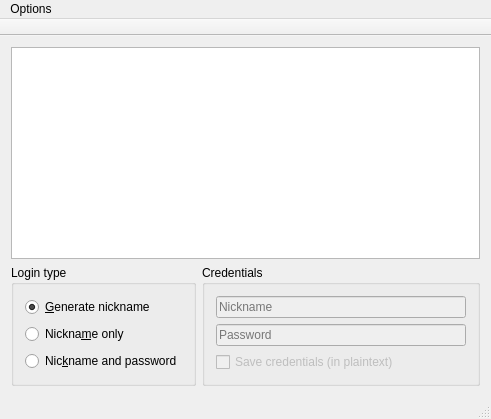
<?xml version="1.0" encoding="UTF-8"?>
<ui version="4.0">
 <class>MainWindow</class>
 <widget class="QMainWindow" name="MainWindow">
  <property name="geometry">
   <rect>
    <x>0</x>
    <y>0</y>
    <width>491</width>
    <height>419</height>
   </rect>
  </property>
  <property name="windowTitle">
   <string>Czateria</string>
  </property>
  <property name="windowIcon">
   <iconset resource="rsrc.qrc">
    <normaloff>:/icons/czateria.png</normaloff>:/icons/czateria.png</iconset>
  </property>
  <widget class="QWidget" name="centralWidget">
   <layout class="QGridLayout" name="gridLayout">
    <item row="1" column="0">
     <widget class="QGroupBox" name="groupBox">
      <property name="title">
       <string>Login type</string>
      </property>
      <layout class="QVBoxLayout" name="verticalLayout">
       <item>
        <widget class="QRadioButton" name="noNicknameRadioButton">
         <property name="text">
          <string>&amp;Generate nickname</string>
         </property>
         <property name="checked">
          <bool>true</bool>
         </property>
        </widget>
       </item>
       <item>
        <widget class="QRadioButton" name="nicknameOnlyRadioButton">
         <property name="text">
          <string>Nickna&amp;me only</string>
         </property>
         <property name="checked">
          <bool>false</bool>
         </property>
        </widget>
       </item>
       <item>
        <widget class="QRadioButton" name="nickAndPassRadioButton">
         <property name="text">
          <string>Nic&amp;kname and password</string>
         </property>
        </widget>
       </item>
      </layout>
     </widget>
    </item>
    <item row="1" column="1">
     <widget class="QGroupBox" name="groupBox_2">
      <property name="title">
       <string>Credentials</string>
      </property>
      <layout class="QVBoxLayout" name="verticalLayout_3">
       <item>
        <widget class="QLineEdit" name="nicknameLineEdit">
         <property name="enabled">
          <bool>false</bool>
         </property>
         <property name="maxLength">
          <number>16</number>
         </property>
         <property name="placeholderText">
          <string>Nickname</string>
         </property>
         <property name="clearButtonEnabled">
          <bool>true</bool>
         </property>
        </widget>
       </item>
       <item>
        <widget class="QLineEdit" name="passwordLineEdit">
         <property name="enabled">
          <bool>false</bool>
         </property>
         <property name="echoMode">
          <enum>QLineEdit::Password</enum>
         </property>
         <property name="readOnly">
          <bool>false</bool>
         </property>
         <property name="placeholderText">
          <string>Password</string>
         </property>
         <property name="clearButtonEnabled">
          <bool>true</bool>
         </property>
        </widget>
       </item>
       <item>
        <widget class="QCheckBox" name="saveCredentialsCheckBox">
         <property name="enabled">
          <bool>false</bool>
         </property>
         <property name="text">
          <string>Save credentials (in plaintext)</string>
         </property>
        </widget>
       </item>
      </layout>
     </widget>
    </item>
    <item row="0" column="0" colspan="2">
     <widget class="QTableView" name="tableView">
      <property name="editTriggers">
       <set>QAbstractItemView::NoEditTriggers</set>
      </property>
      <property name="alternatingRowColors">
       <bool>true</bool>
      </property>
      <property name="selectionMode">
       <enum>QAbstractItemView::SingleSelection</enum>
      </property>
      <property name="selectionBehavior">
       <enum>QAbstractItemView::SelectRows</enum>
      </property>
      <property name="sortingEnabled">
       <bool>true</bool>
      </property>
      <attribute name="verticalHeaderVisible">
       <bool>false</bool>
      </attribute>
     </widget>
    </item>
   </layout>
  </widget>
  <widget class="QMenuBar" name="menuBar">
   <property name="geometry">
    <rect>
     <x>0</x>
     <y>0</y>
     <width>491</width>
     <height>20</height>
    </rect>
   </property>
   <widget class="QMenu" name="menuOptions">
    <property name="title">
     <string>Options</string>
    </property>
    <addaction name="actionSave_pictures_automatically"/>
    <addaction name="actionUse_emoji_icons"/>
   </widget>
   <addaction name="menuOptions"/>
  </widget>
  <widget class="QToolBar" name="mainToolBar">
   <property name="movable">
    <bool>false</bool>
   </property>
   <property name="floatable">
    <bool>false</bool>
   </property>
   <attribute name="toolBarArea">
    <enum>TopToolBarArea</enum>
   </attribute>
   <attribute name="toolBarBreak">
    <bool>false</bool>
   </attribute>
  </widget>
  <widget class="QStatusBar" name="statusBar"/>
  <action name="actionSave_pictures_automatically">
   <property name="checkable">
    <bool>true</bool>
   </property>
   <property name="text">
    <string>Save pictures automatically</string>
   </property>
   <property name="statusTip">
    <string>Save the received images into the pictures directory without displaying them</string>
   </property>
  </action>
  <action name="actionUse_emoji_icons">
   <property name="checkable">
    <bool>true</bool>
   </property>
   <property name="text">
    <string>Use emoji icons</string>
   </property>
   <property name="statusTip">
    <string>Convert icons and emoticons to emoji</string>
   </property>
  </action>
 </widget>
 <layoutdefault spacing="6" margin="11"/>
 <resources>
  <include location="rsrc.qrc"/>
 </resources>
 <connections>
  <connection>
   <sender>noNicknameRadioButton</sender>
   <signal>toggled(bool)</signal>
   <receiver>nicknameLineEdit</receiver>
   <slot>setDisabled(bool)</slot>
   <hints>
    <hint type="sourcelabel">
     <x>102</x>
     <y>306</y>
    </hint>
    <hint type="destinationlabel">
     <x>342</x>
     <y>315</y>
    </hint>
   </hints>
  </connection>
  <connection>
   <sender>noNicknameRadioButton</sender>
   <signal>toggled(bool)</signal>
   <receiver>passwordLineEdit</receiver>
   <slot>setDisabled(bool)</slot>
   <hints>
    <hint type="sourcelabel">
     <x>102</x>
     <y>306</y>
    </hint>
    <hint type="destinationlabel">
     <x>469</x>
     <y>348</y>
    </hint>
   </hints>
  </connection>
  <connection>
   <sender>nicknameOnlyRadioButton</sender>
   <signal>toggled(bool)</signal>
   <receiver>nicknameLineEdit</receiver>
   <slot>setEnabled(bool)</slot>
   <hints>
    <hint type="sourcelabel">
     <x>102</x>
     <y>335</y>
    </hint>
    <hint type="destinationlabel">
     <x>342</x>
     <y>315</y>
    </hint>
   </hints>
  </connection>
  <connection>
   <sender>nicknameOnlyRadioButton</sender>
   <signal>toggled(bool)</signal>
   <receiver>passwordLineEdit</receiver>
   <slot>setDisabled(bool)</slot>
   <hints>
    <hint type="sourcelabel">
     <x>102</x>
     <y>335</y>
    </hint>
    <hint type="destinationlabel">
     <x>469</x>
     <y>348</y>
    </hint>
   </hints>
  </connection>
  <connection>
   <sender>nickAndPassRadioButton</sender>
   <signal>toggled(bool)</signal>
   <receiver>nicknameLineEdit</receiver>
   <slot>setEnabled(bool)</slot>
   <hints>
    <hint type="sourcelabel">
     <x>102</x>
     <y>364</y>
    </hint>
    <hint type="destinationlabel">
     <x>342</x>
     <y>315</y>
    </hint>
   </hints>
  </connection>
  <connection>
   <sender>nickAndPassRadioButton</sender>
   <signal>toggled(bool)</signal>
   <receiver>passwordLineEdit</receiver>
   <slot>setEnabled(bool)</slot>
   <hints>
    <hint type="sourcelabel">
     <x>102</x>
     <y>364</y>
    </hint>
    <hint type="destinationlabel">
     <x>469</x>
     <y>348</y>
    </hint>
   </hints>
  </connection>
  <connection>
   <sender>nickAndPassRadioButton</sender>
   <signal>toggled(bool)</signal>
   <receiver>saveCredentialsCheckBox</receiver>
   <slot>setEnabled(bool)</slot>
   <hints>
    <hint type="sourcelabel">
     <x>107</x>
     <y>364</y>
    </hint>
    <hint type="destinationlabel">
     <x>346</x>
     <y>365</y>
    </hint>
   </hints>
  </connection>
 </connections>
</ui>
